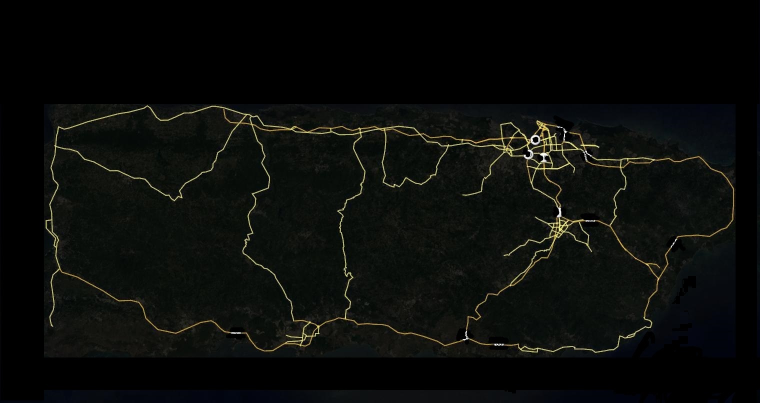
%> input picture img2mat/imgs/rod.jpg, 1520 x 805 px (shown at 1/2 size)
$ octave start.m   (GNU Octave 9; MATLAB toolbox functions it lacks are replaced by stand-ins)
%> lines starting %> are read from the running program, lines starting %| are printed output that depends on the picture; in (x1, y1, x2, y2) boxes, pixels count from 0 and x2, y2 are one past the last pixel; in counts of white or black regions, pixels touching at a corner belong together; the program's own positions count from 1; long printed decimals are rounded
### img2mat/start_rod.m
function [bw,bw_left,bw_right,bw_top,bw_bottom]=start_rod(imgdir,imgname,px_resize)
%> called with imgdir = 'E:\Important\MatLab\2019\img2mat\imgs\', imgname = 'rod.jpg', px_resize = [500 1334]
global flag_rod
img =imread([imgdir,imgname]);
%> img is the input picture: size 805x1520x3 uint8; mean R, G, B 10.7, 12.4, 10
[M_img,N_img] = size(img);
%> M_img = 805; N_img = 4560
N_img=N_img/3;
%> N_img = 1520
fprintf('图片分辨率尺寸：%dx%d,比例：%d\n',M_img,N_img,M_img/N_img);
%| 图片分辨率尺寸：805x1520,比例：0.5296
R = img(:,:,1);
G = img(:,:,2);
B = img(:,:,3);
% 颜色筛选
color_rod= (R>110&R<180)&(G>90&G<170)&(B>20&B<136);%路
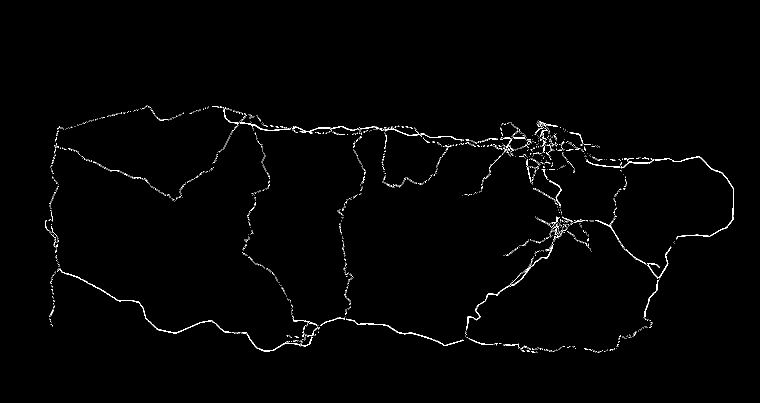
%> color_rod: size 805x1520 logical (shown at 1/2 size); 0.96% white in thin lines or dots, all inside (x1, y1, x2, y2) = (91, 211, 1468, 706)
bw = color_rod;
bw = flipud(bw);
%> bw: size 805x1520 logical; 0.96% white in thin lines or dots, all inside (x1, y1, x2, y2) = (91, 99, 1468, 594)
% 道路为1
bw=int8(bw)*flag_rod;
[bw_left,bw_right,bw_top,bw_bottom]= getBoundary(bw);
bw=bw(bw_bottom:bw_top,bw_left:bw_right);
% %缩放图片
bw = imresize(bw,px_resize);
[bw_left,bw_right,bw_top,bw_bottom]= getBoundary(bw);
end

### img2mat/getBoundary.m
function [left,right,top,bottom]= getBoundary(bw)
[M,N] = size(bw);
%> M = 805; N = 1520
left=1;
right=N;
%> right = 1520
top=M;
%> top = 805
bottom=1;
%获取左部不为空的位置
for x=1:N/2
    this_row=bw(:,x);
    max_this_row=max(this_row);
    min_this_row=min(this_row);
%     fprintf('x:%d max_this_line:%d min_this_line:%d\n',x,min_this_row,max_this_row);
    is_zero=(max_this_row==0 && min_this_row==0);
    if is_zero
        left=x;
    else
        break;
    end
end
%> after the loop, left = 91
%获取右部不为空的位置
for x=N:-1:N/2
    this_row=bw(:,x);
    max_this_row=max(this_row);
    min_this_row=min(this_row);
%     fprintf('x:%d max_this_line:%d min_this_line:%d\n',x,min_this_row,max_this_row);
    is_zero=(max_this_row==0 && min_this_row==0);
    if is_zero
        right=x;
    else
        break;
    end
end
%> this loop made 53 passes
%> (max_this_row, is_zero) on passes 1 to 12: (0, true), (0, true), (0, true), (0, true), (0, true), (0, true), (0, true), (0, true), (0, true), (0, true), (0, true), (0, true)

%获取底部不为空的位置
for y=1:M/2
    this_line=bw(y,:);
    max_this_line=max(this_line);
    min_this_line=min(this_line);
%     fprintf('y:%d max_this_line:%d min_this_line:%d\n',y,min_this_line,max_this_line);
    is_zero=(max_this_line==0 && min_this_line==0);
    if is_zero
        bottom=y;
    else
        break;
    end
end
%> after the loop, bottom = 99
%获取顶部不为空的位置
for y=M:-1:M/2
    this_line=bw(y,:);
    max_this_line=max(this_line);
    min_this_line=min(this_line);
%     fprintf('y:%d max_this_line:%d min_this_line:%d\n',y,min_this_line,max_this_line);
    is_zero=(max_this_line==0 && min_this_line==0);
    if is_zero
        top=y;
    else
        break;
    end
end
%> this loop made 212 passes
%> in start_rod, `bw=bw(bw_bottom:bw_top,bw_left:bw_right);`: bw: size 497x1379 int8; values 0 (black) and 1 (white), 1.7% white in thin lines or dots
%| 公路图片有效分辨率尺寸：500x1334,比例：0.3748
%| 公路绘图坐标：
%| left：1, right:1334, top:500, bottom:1
%| -------------------
end

### img2mat/start_obstacle.m
function [bw,bw_left,bw_right,bw_top,bw_bottom]=start_obstacle(imgdir,imgname,px_resize)
%> called with imgdir = 'E:\Important\MatLab\2019\img2mat\imgs\', imgname = 'obstacle.png', px_resize = [500 1334]
global flag_moutain_unreachable
img =imread([imgdir,imgname]);
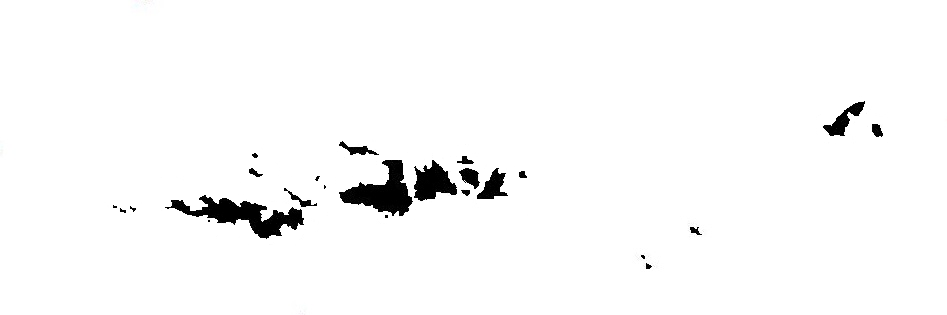
%> input picture img2mat/imgs/obstacle.png, 947 x 315 px
%> img is the input picture: size 315x947x3 uint8; mean R, G, B 248.7, 248.7, 248.7
% 图片预处理
h=[1,2,1;0,0,0;-1,-2,-1];
% img=filter2(h,img)

[M_img,N_img] = size(img);
N_img=N_img/3;
fprintf('图片分辨率尺寸：%dx%d,比例：%d\n',M_img,N_img,M_img/N_img);
%| 图片分辨率尺寸：315x947,比例：0.3326
R = img(:,:,1);
%> R: size 315x947 uint8
G = img(:,:,2);
%> G: size 315x947 uint8
B = img(:,:,3);
%> B: size 315x947 uint8
% 颜色筛选
color_black=R==0 & G==0 & B==0;%黑色
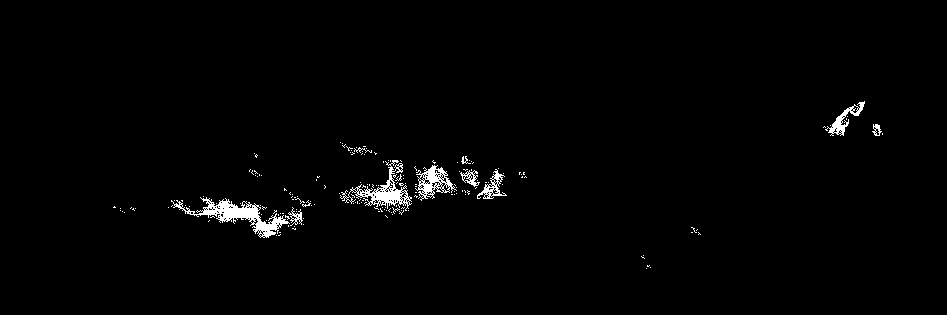
%> color_black: size 315x947 logical; 1.4% white; 180 white regions (169 under 20 px), largest, box (x1, y1, x2, y2) and area: (171, 197, 290, 238) 1325, (340, 160, 412, 211) 893, (415, 165, 457, 201) 597
bw = color_black;
% 滤波处理
bw = medfilt2(bw);
%> bw: size 315x947 logical; 1.3% white; 52 white regions (42 under 20 px), largest, box (x1, y1, x2, y2) and area: (175, 198, 289, 238) 1348, (356, 166, 411, 207) 788, (417, 165, 454, 198) 609
% 障碍为-1
bw=flag_moutain_unreachable*int8(bw);
bw = flipud(bw);
%> bw: size 315x947 int8; values -1 (black) and 0 (white), 98.7% white; 52 black regions (42 under 20 px), largest, box (x1, y1, x2, y2) and area: (175, 77, 289, 117) 1348, (356, 108, 411, 149) 788, (417, 117, 454, 150) 609
% %缩放图片
bw = imresize(bw,px_resize);
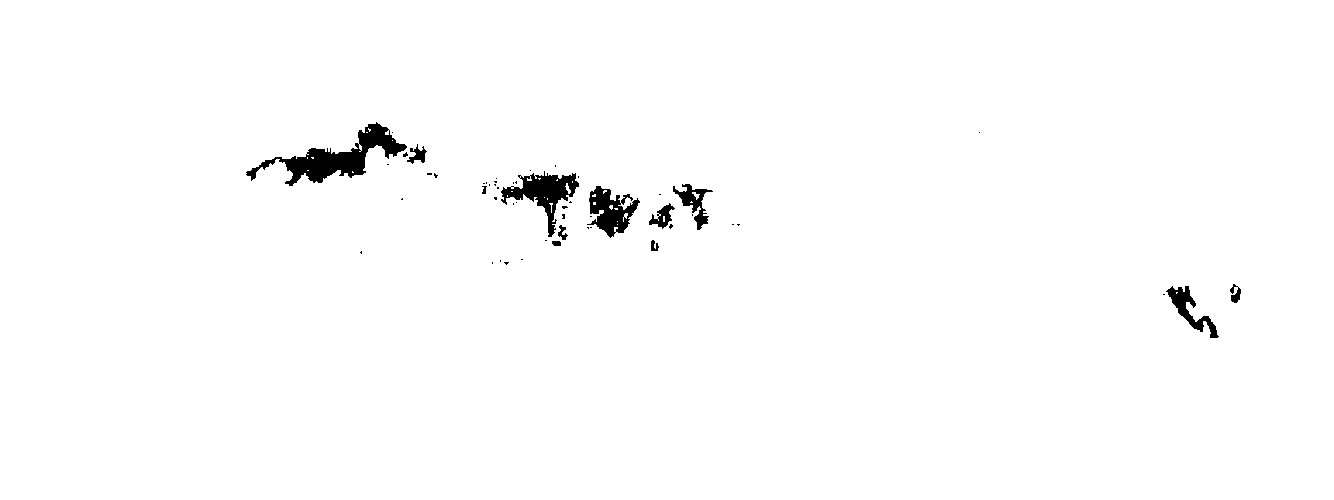
%> bw: size 500x1334 int8; values -1 (black) and 0 (white), 98.7% white; 52 black regions (40 under 20 px), largest, box (x1, y1, x2, y2) and area: (246, 122, 407, 186) 3030, (501, 171, 579, 237) 1760, (587, 186, 640, 238) 1362
%| 障碍图片有效分辨率尺寸：500x1334,比例：0.3748
%| 障碍绘图坐标：
%| left：1, right:1334, top:500, bottom:1
%| -------------------
%> `bw = bw_obstacle + bw_rod;`:
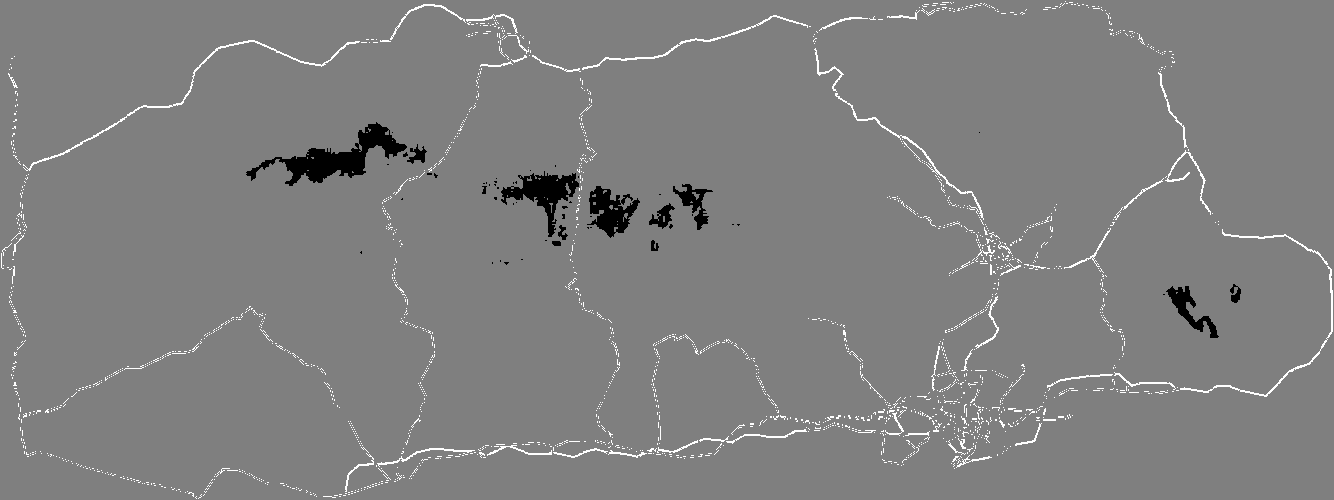
%> bw: size 500x1334 int8; min -1, max 1, mean 0.0045; drawn with min black and max white
[bw_left,bw_right,bw_top,bw_bottom]= getObstacleBoundary(bw);
end

### img2mat/helper.m
function M=helper(height,width,x_center,y_center,radio)
%> called with height = 500, width = 1334, x_center = 250, y_center = 140, radio = 220
%%height为行,width为列，xy为坐标，radio为半径，flag为圆内值，圆外值为0;
global flag_success_arrived flag_blank flag_iso
M=zeros(height,width);
for i=max(y_center-radio,1):min(y_center+radio,height)
for j=max(x_center-radio,1):min(x_center+radio,width)
    M(i,j) =(i-y_center)^2+(j-x_center)^2;
end
end
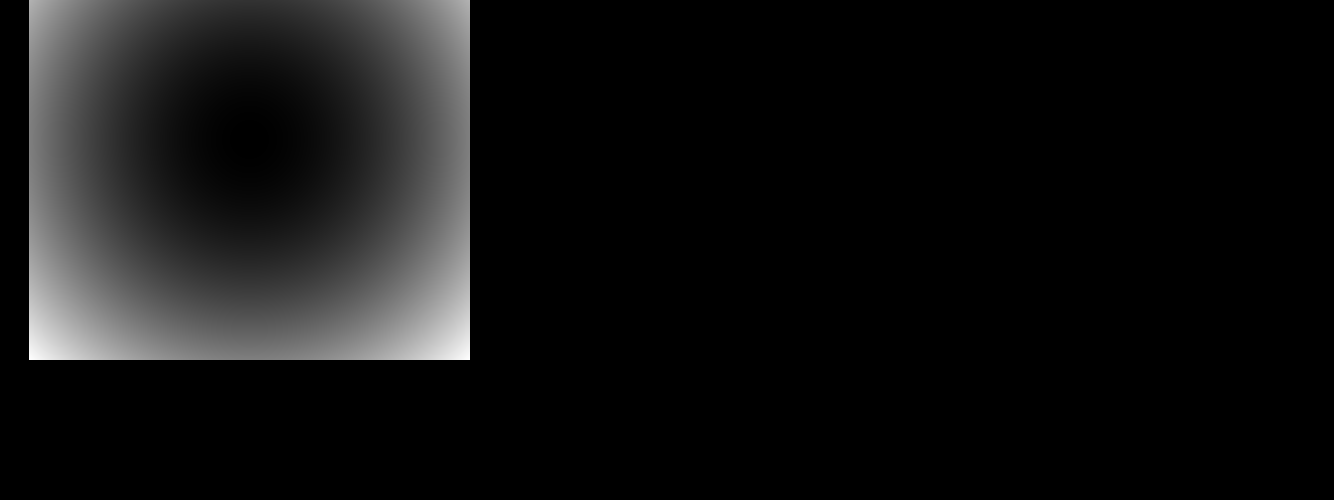
%> M: size 500x1334 double; min 0, max 96800, mean 6818.5; drawn with min black and max white
I=M<=radio^2&M>0;
J=M>radio^2;
M(I)=flag_success_arrived;
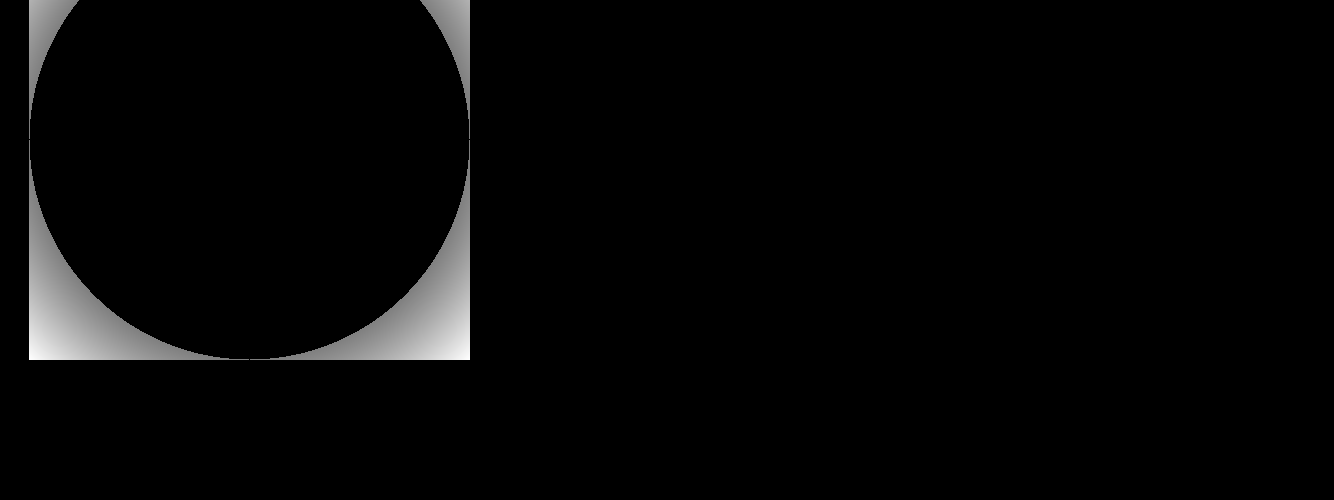
%> M: size 500x1334 double; 19.93% of pixels changed, all inside (x1, y1, x2, y2) = (29, 0, 470, 360); drawn with min black and max white
%> the run ends on the next line
M(J)=flag_blank;
% M(y_center,x_center)=flag_iso;
end

### img2mat/getMinute.m
function [minute]= getMinute(jingwei)
minute=(jingwei(1)*3600+jingwei(2)*60+jingwei(3))/60;
end

### img2mat/getUseableSize.m
function [bw_height,bw_weight]= getUseableSize(bw_left,bw_right,bw_top,bw_bottom)
bw_height=bw_top-bw_bottom+1;
bw_weight=bw_right-bw_left+1;
end

### img2mat/start_port.m
function [port_px]=start_port(bw_left,bw_bottom,jingwei_left,jingwei_bottom,jingwei_bili_height,jingwei_bili_weight)
jingwei_port = [
    18.33,-65.65
    18.22,-66.03
    18.44,-66.07
    18.40,-66.16
    18.47,-66.73
    ]*60;
port_jingwei_xiangdui=[jingwei_port(:,2)-jingwei_left,jingwei_port(:,1)-jingwei_bottom];
% [5 lines of commented-out code are left out]

port_px_xiangdui = [port_jingwei_xiangdui(:,1)*jingwei_bili_weight,port_jingwei_xiangdui(:,2)*jingwei_bili_height];
% 绘制点
port_px=[port_px_xiangdui(:,1)+bw_left,port_px_xiangdui(:,2)+bw_bottom];
end

### img2mat/getObstacleBoundary.m
function [left,right,top,bottom]= getObstacleBoundary(bw)
[M,N] = size(bw);
left=1;
right=N;
top=M;
bottom=1;
end

### img2mat/start.m
clc;
clear;
global flag_success_arrived flag_moutain_unreachable flag_rod flag_rod_arrived flag_iso
flag_moutain_unreachable = -1;
flag_rod = 1;
flag_success_arrived = 2;
flag_rod_arrived = 3;
flag_iso = 5;
% [11 lines of commented-out code are left out]

rod_imgdir ='E:\Important\MatLab\2019\img2mat\imgs\';
rod_imgname ='rod.jpg';
obstacle_imgdir =rod_imgdir;
obstacle_imgname ='obstacle.png';
% 是否绘制图形
showpic = true;
%边界经纬条件：上下左右（北，南，西，东）
jingwei_boundary=[
    18,29,20
    17,58,27
    67,10,26
    65,38,56];
%重新缩放图形
px_resize=[500,1334];
%%%%%%%%%%%%%%%%%%%%%%%%%%%%%%%%%%%%%
% 获取公路信息
[bw_rod,bw_left,bw_right,bw_top,bw_bottom]=start_rod(rod_imgdir,rod_imgname,px_resize);
[bw_height,bw_weight]= getUseableSize(bw_left,bw_right,bw_top,bw_bottom);
fprintf('公路图片有效分辨率尺寸：%dx%d,比例：%d\n',bw_height,bw_weight,bw_height/bw_weight);
fprintf('公路绘图坐标：\nleft：%d, right:%d, top:%d, bottom:%d\n-------------------\n\n',bw_left,bw_right,bw_top,bw_bottom);

% 获取障碍信息
[bw_obstacle,bw_left,bw_right,bw_top,bw_bottom]=start_obstacle(obstacle_imgdir,obstacle_imgname,px_resize);
[bw_height,bw_weight]= getUseableSize(bw_left,bw_right,bw_top,bw_bottom);
fprintf('障碍图片有效分辨率尺寸：%dx%d,比例：%d\n',bw_height,bw_weight,bw_height/bw_weight);
fprintf('障碍绘图坐标：\nleft：%d, right:%d, top:%d, bottom:%d\n-------------------\n\n',bw_left,bw_right,bw_top,bw_bottom);

% bw=(1+bw_obstacle).*bw_rod+bw_obstacle;
bw = bw_obstacle + bw_rod;

jingwei_top=...
    getMinute(jingwei_boundary(1,:));
jingwei_bottom=...
    getMinute(jingwei_boundary(2,:));
jingwei_left=...
    getMinute(jingwei_boundary(3,:)*(-1));
jingwei_right=...
    getMinute(jingwei_boundary(4,:)*(-1));
% 由于地球是球形的，所以垂直和水平的比例尺不一样，应该分开处理。
jingwei2px_bili_weight=bw_weight/(jingwei_right-jingwei_left);
jingwei2px_bili_height=bw_height/(jingwei_top-jingwei_bottom);

% 五个点的坐标
[port_px]=start_port(bw_left,bw_bottom,jingwei_left,jingwei_bottom,jingwei2px_bili_height,jingwei2px_bili_weight);


% 无人机能够到达的位置
% help2=help1(bw_obstacle,250,140,220);
[height,width]=size(bw_obstacle);
help2 = helper(height,width,250,140,220);
